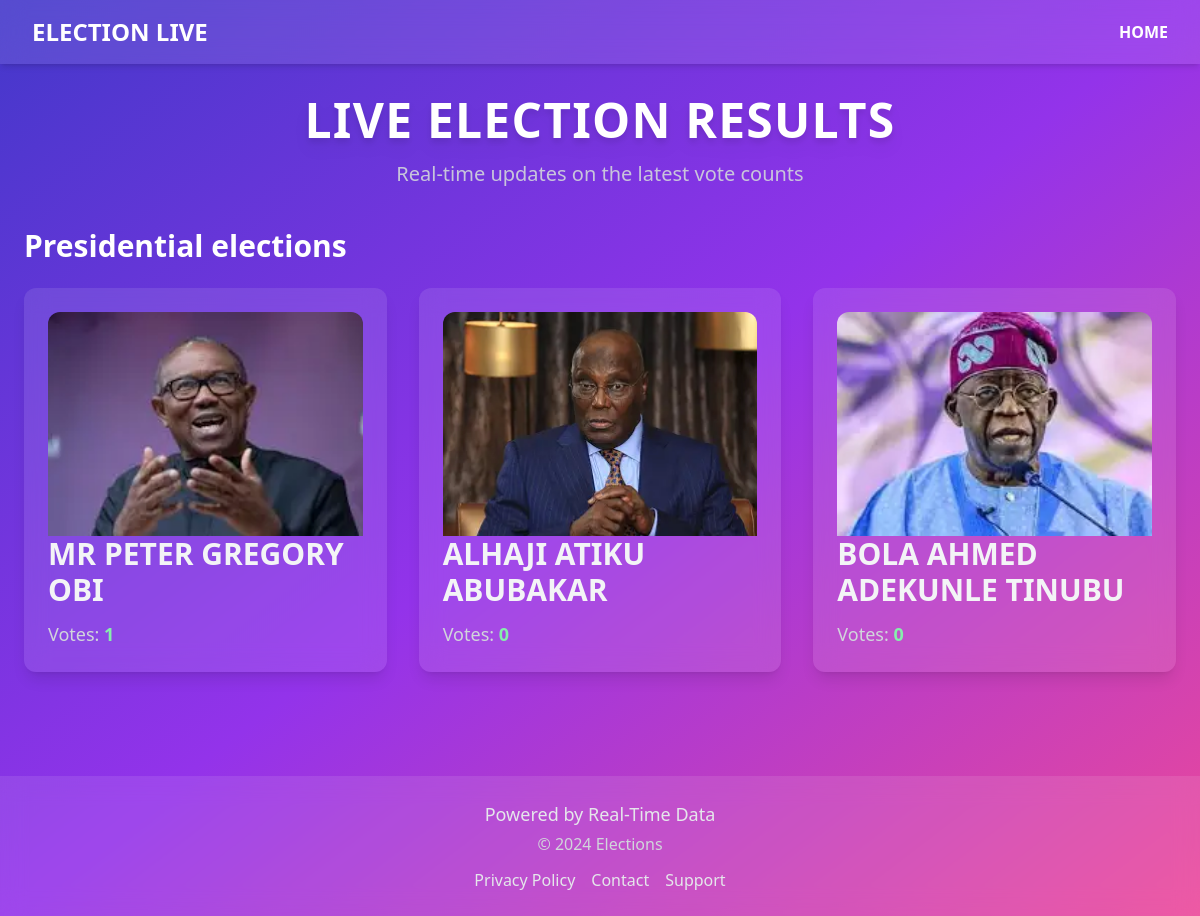
/live_results, run on the app's committed database.
### online/models.py (models this page shows, shortened)
class Category(db.Model):
    id = db.Column(db.Integer, primary_key=True)
    name = db.Column(db.String(100), unique=True, nullable=False)
    description = db.Column(db.Text, nullable=True)
    created_at = db.Column(db.DateTime, default=datetime.utcnow)

class Candidate(db.Model):
    id = db.Column(db.Integer, primary_key=True)
    name = db.Column(db.String(100), nullable=False)
    biography = db.Column(db.Text, nullable=False)
    election_id = db.Column(db.Integer, db.ForeignKey(
        'election.id'), nullable=False)
    categories = db.relationship(
        'Category', secondary=candidate_categories, backref=db.backref('associated_candidates', lazy='dynamic')
    )
    category_id = db.Column(db.Integer, db.ForeignKey('category.id'), nullable=False)
    election = db.relationship(
        'Election', backref=db.backref('candidates', lazy=True))
    profile_pic = db.Column(db.String(200), nullable=True)
    created_at = db.Column(db.DateTime, nullable=False,
                           default=datetime.utcnow)
    date_of_birth = db.Column(db.Date(), nullable=False)
    vote_count = db.Column(db.Integer, default=0)

### online/vote/routes.py (the view)
@online_voting.route('/live_results')
def live_results():
    candidates = Candidate.query.all()
    grouped_candidates = {}
    for candidate in candidates:
        for category in candidate.categories:
            if category.name not in grouped_candidates:
                grouped_candidates[category.name] = []
            grouped_candidates[category.name].append(candidate)
    elections = Election.query.all()
    election_started = any(
        election.start_date <= datetime.utcnow().date() < election.end_date for election in elections
    )
    return render_template(
        'live_results.html',
        grouped_candidates=grouped_candidates,
        election_started=election_started
    )

### run.py (called while the page is built)
@app.context_processor
def inject_categories():
    categories = Category.query.all()
    return {'categories': categories}

### online/templates/live_results.html (shortened to what this page needs)
<!DOCTYPE html>
<html lang="en">
<head>
    <script src="https://cdn.tailwindcss.com"></script>
</head>
<body class="bg-gradient-to-br from-indigo-700 via-purple-600 to-pink-500 min-h-screen flex flex-col items-center text-gray-100 animate-fade-in">
    <nav class="w-full bg-white bg-opacity-10 backdrop-blur-md shadow-md fixed top-0 z-50 transition-transform transform">
        <div class="max-w-7xl mx-auto px-4 sm:px-6 lg:px-8">
            <div class="flex justify-between items-center py-4">
                <a href="#" class="text-2xl font-bold text-white uppercase ">Election Live</a>
                <ul class="flex space-x-6 text-gray-200">
                    <li class="uppercase font-bold text-white"><a href="{{ url_for('auth.index') }}" class="hover:text-gray-100 transition">Home</a></li>
                </ul>
            </div>
        </div>
    </nav>
    <header class="mt-24 text-center transition-all duration-500">
        <h1 class="text-5xl font-bold tracking-wide drop-shadow-lg text-white hover:scale-105 uppercase ">
            Live Election Results
        </h1>
        <p class="mt-4 text-xl text-gray-300 opacity-90 animate-fade-in">
            Real-time updates on the latest vote counts
        </p>
    </header>
    <div id="results" class="w-full max-w-7xl px-6 mt-10">
        {% for category_name, candidates in grouped_candidates.items() %}
        {% if candidates and election_started %}
        <div class="category-section mb-10">
            <h2 class="text-3xl font-semibold text-white mb-6 animate-slide-in">
                {{ category_name }}
            </h2>
            <div class="grid grid-cols-1 sm:grid-cols-2 lg:grid-cols-3 gap-8">
                {% for candidate in candidates %}
                <div class="candidate bg-white bg-opacity-10 backdrop-blur-md rounded-xl shadow-lg hover:shadow-2xl p-6 transform transition-all duration-300 hover:scale-105 hover:bg-opacity-20">
                    <div class="h-56 overflow-hidden object-cover rounded-t-xl transition-all duration-300 hover:scale-110">
                        <img src="{{ url_for('static', filename='profile_pics/' + candidate.profile_pic) }}"
                             alt="{{ candidate.name }}"
                             class="h-full w-full object-cover  object-[50%_29%] ">
                    </div>
                    <h2 class="text-3xl font-semibold text-gray-100 mb-3 uppercase">{{ candidate.name }}</h2>
                    <p class="text-lg text-gray-300">
                        Votes: <span id="votes-{{ candidate.id }}" class="font-bold text-green-300">{{ candidate.vote_count }}</span>
                    </p>
                </div>
                {% endfor %}
            </div>
        </div>
        {% endif %}
        {% endfor %}
    </div>
    <footer id="about" class="mt-16 w-full bg-white bg-opacity-10 backdrop-blur-md py-6">
        <div class="max-w-7xl mx-auto px-6 text-center">
            <p class="text-gray-200 text-lg animate-fade-in">Powered by Real-Time Data</p>
            <p class="text-gray-300 mt-1">© 2024 Elections</p>
            <ul class="flex justify-center space-x-4 mt-3">
                <li><a href="#" class="text-gray-200 hover:text-gray-100 transition">Privacy Policy</a></li>
                <li><a href="#" class="text-gray-200 hover:text-gray-100 transition">Contact</a></li>
                <li><a href="#" class="text-gray-200 hover:text-gray-100 transition">Support</a></li>
            </ul>
        </div>
    </footer>
</body>
</html>

### online/templates/live_results.html (style rules this page uses)
.animate-fade-in { animation: fade-in 1.5s ease-in-out; }
.animate-slide-in { animation: slide-in 1.5s ease-in-out; }

### data on the page
Category: name "Presidential elections"
Candidate: profile_pic (picture), name "MR PETER GREGORY OBI", vote_count "1"
Candidate: profile_pic (picture), name "ALHAJI ATIKU ABUBAKAR", vote_count "0"
Candidate: profile_pic (picture), name "BOLA AHMED ADEKUNLE TINUBU", vote_count "0"
